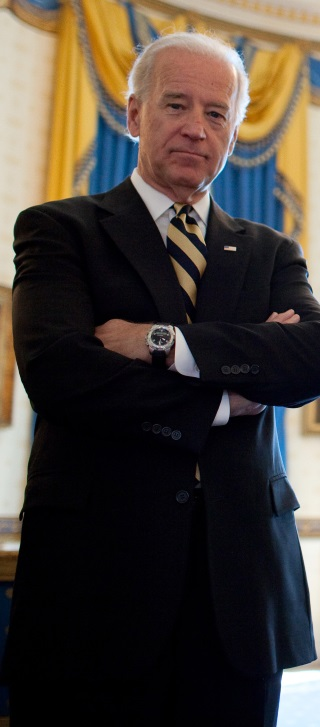
#> input picture Image Processing #11 - Speed up image processing with numba/biden.jpg, 320 x 727 px
$ python exam4.py --file 'Image Processing #11 - Speed up image processing with numba/biden.jpg' --angle 5
#> lines starting #> are read from the running program, lines starting #| are printed output that depends on the picture; long printed decimals are rounded
import argparse
import cv2
import numpy as np


parser = argparse.ArgumentParser(description="OpenCV Example")
parser.add_argument("--file", type=str, required=True, help="filename of the input image to process")
parser.add_argument("--angle", type=int, required=True, help="rotate angle(degree)")
args = parser.parse_args()

img = cv2.imread(args.file, cv2.IMREAD_COLOR)
#> img is the input picture: shape (727, 320, 3); mean B, G, R 55.5, 62.7, 70.7
height, width, channels = img.shape
#> height = 727; width = 320; channels = 3
print("image   H:%d W:%d, Channel:%d"%(height, width, channels))
#| image   H:727 W:320, Channel:3
cv2.imshow('original', img)

matrix = cv2.getRotationMatrix2D((width/2, height/2), args.angle, 1)
print(matrix)
#| [[  0.9962    0.08716 -31.072]
#|  [ -0.08716   0.9962   15.328]]
img = cv2.warpAffine(img, matrix, (width, height))
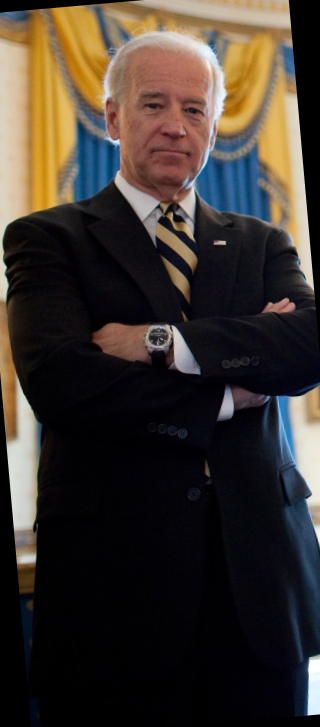
#> img: shape (727, 320, 3); mean B, G, R 46.3, 52.9, 60.7
height, width, channels = img.shape
print("rotate image   H:%d W:%d, Channel:%d"%(height, width, channels))
#| rotate image   H:727 W:320, Channel:3

cv2.imshow('rotate', img)

cv2.waitKey(0)
cv2.destroyAllWindows()
